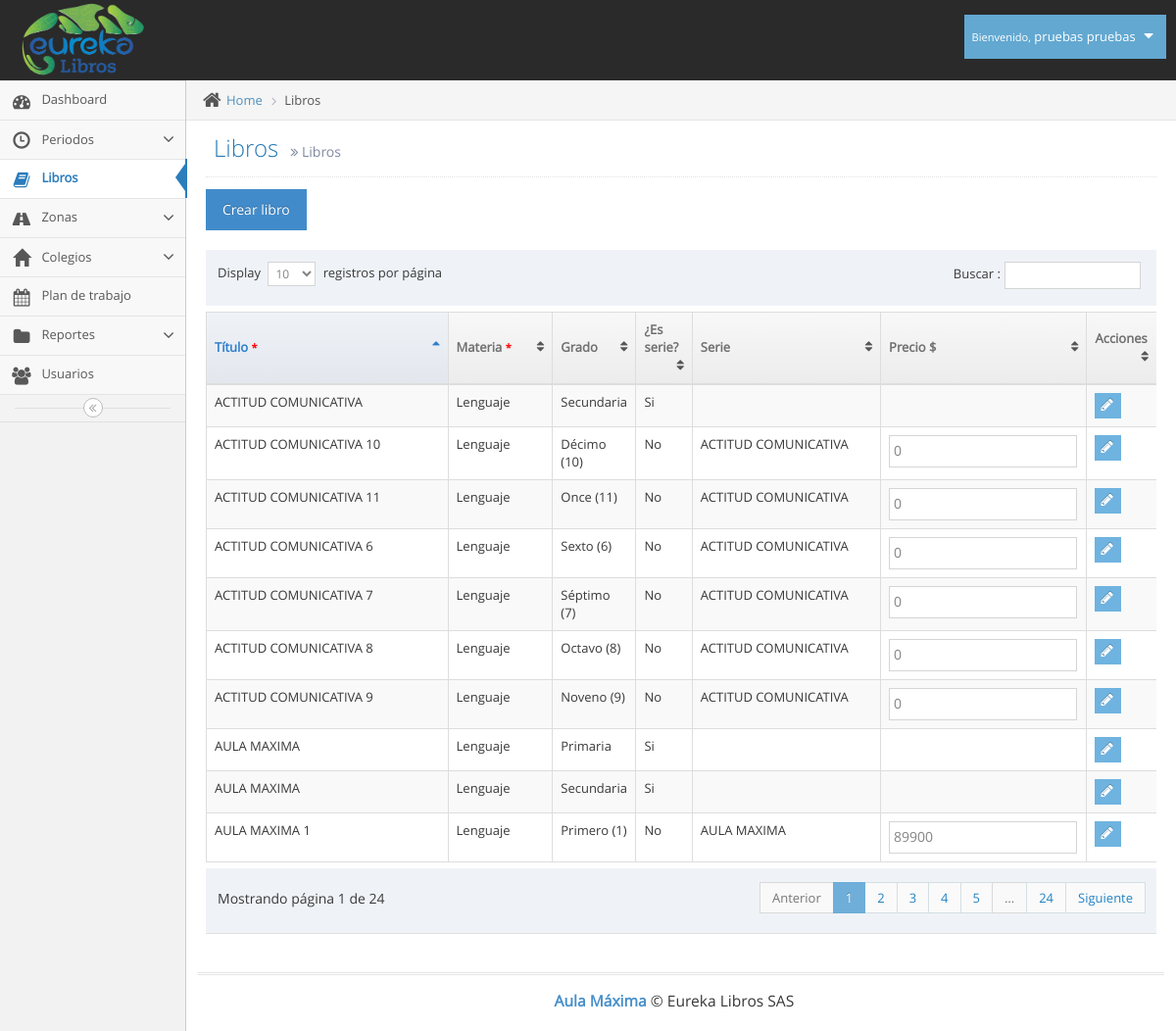
The app's page /libros.php (signed in) with its own data.
### tables this page shows
CREATE TABLE `usuarios` (
  `id` int(11) NOT NULL,
  `tipo` int(11) NOT NULL,
  `id_pais` int(11) NOT NULL,
  `cedula` varchar(12) NOT NULL,
  `nombres` varchar(100) NOT NULL,
  `apellidos` varchar(100) NOT NULL,
  `telefono` varchar(12) NOT NULL,
  `direccion` varchar(100) NOT NULL,
  `correo` varchar(100) NOT NULL,
  `clave` varchar(100) NOT NULL,
  `cod_zona` varchar(10) NOT NULL
);

CREATE TABLE `libros` (
  `id` int(11) NOT NULL,
  `id_materia` int(11) NOT NULL,
  `id_grado` int(11) NOT NULL,
  `libro` varchar(200) NOT NULL,
  `precio` decimal(10,0) NOT NULL,
  `pri_sec` int(11) NOT NULL
);

CREATE TABLE `materias` (
  `id` int(11) NOT NULL,
  `materia` varchar(100) NOT NULL
);

CREATE TABLE `grados` (
  `id` int(11) NOT NULL,
  `grado` varchar(20) NOT NULL
);

### libros.php (the view, shortened to what this page needs)
<!DOCTYPE html>
<html lang="es">
	<head>
		<link rel="stylesheet" href="assets/css/bootstrap.min.css" />
		<link rel="stylesheet" href="assets/font-awesome/4.5.0/css/font-awesome.min.css" />
		<link rel="stylesheet" href="assets/css/jquery-ui.min.css" />
		<link rel="stylesheet" href="assets/css/bootstrap-datepicker3.min.css" />
		<link href="assets/js/dataTables/dataTables.bootstrap.css" rel="stylesheet" />
		<link rel="stylesheet" href="assets/css/ace.min.css" class="ace-main-stylesheet" id="main-ace-style" />
		<link rel="stylesheet" href="assets/css/ace-skins.min.css" />
		<link rel="stylesheet" href="assets/css/ace-rtl.min.css" />
	</head>
	<body class="no-skin">
		<?php include("template/nav.php"); ?>
		<div class="main-container ace-save-state" id="main-container">
			<?php include("template/sidebar.php"); ?>
			<div class="main-content">
				<div class="main-content-inner">
					<div class="breadcrumbs ace-save-state" id="breadcrumbs">
						<ul class="breadcrumb">
							<li>
								<i class="ace-icon fa fa-home home-icon"></i>
								<a href="#">Home</a>
							</li>
							<li class="active">Libros</li>
						</ul>
					</div>
					<div class="page-content">
						<div class="page-header">
							<h1>
								Libros
								<small>
									<i class="ace-icon fa fa-angle-double-right"></i>
									Libros
								</small>
							</h1>
						</div>
						<div class="row">
							<div class="col-xs-12">
							<button class="btn btn-primary" data-toggle="modal" data-target="#ModalAdd">Crear libro</button><br><br>
							<?php
                                include("conexion/bdd.php");
                                $sql = "SELECT l.id,l.libro, l.id_grado, l.pri_sec, l.precio, l.pri_sec, m.materia, g.grado FROM libros l JOIN materias m ON l.id_materia=m.id JOIN grados g ON l.id_grado=g.id";
								$req = $bdd->prepare($sql);
								$req->execute();
								$libros = $req->fetchAll();
                            ?>
                            <div class="table-responsive">
                                <table class="table table-striped table-bordered table-hover" id="dataTables-example">
                                    <thead>
                                        <tr>
                                            <th>Título <small style="color: red;">*</small></th>
                                            <th>Materia <small style="color: red;">*</small></th>
                                            <th>Grado</th>
                                            <th>¿Es serie?</th>
                                             <th>Serie</th>
                                            <th>Precio $</th>
                                            <th>Acciones</th>
                                        </tr>
                                    </thead>
                                    <tbody>
                                        <?php
                                        	foreach($libros as $libro) {
                                            	   $sql_serie = "SELECT libro FROM libros WHERE id='".$libro["pri_sec"]."'";
													$req_serie = $bdd->prepare($sql_serie);
													$req_serie->execute();
													$serie = $req_serie->fetch();
                                                echo'<tr class="odd gradeX">';
                                                echo '<form action="php/modificar_libro.php" method="POST">';
                                                echo'<td class="">'.$libro["libro"].'</td>';
                                                echo'<td class="">'.$libro["materia"].'</td>';
                                                echo'<td class="">'.$libro["grado"].'</td>';
                                                if ($libro["id_grado"] == 15 || $libro["id_grado"] == 16) {
                                                	echo'<td class="">Si</td>';
                                                } else {
                                                	echo'<td class="">No</td>';
                                                }
                                                echo'<td class="">'.$serie["libro"].'</td>';
                                                 if ($libro["id_grado"] == 15 || $libro["id_grado"] == 16) {
                                                 	echo'<td class=""></td>';
                                                 }else {
                                                 	echo'<td class=""><input type="number" name="precio" value="'.$libro["precio"].'" size="5" required></td>';
                                                 }
                                                echo '<td>
														<div class="hidden-sm hidden-xs btn-group">
															<button class="btn btn-xs btn-info">
																<i class="ace-icon fa fa-pencil bigger-120"></i>
															</button>
														</div>
														<div class="hidden-md hidden-lg">
															<div class="inline pos-rel">
																<a class="btn btn-minier btn-primary dropdown-toggle" data-toggle="dropdown" data-position="auto">
																	<i class="ace-icon fa fa-cog icon-only bigger-110"></i>
																</a>
																<ul class="dropdown-menu dropdown-only-icon dropdown-yellow dropdown-menu-right dropdown-caret dropdown-close">
																	<li>
																		<button class="tooltip-success" data-rel="tooltip" title="Edit">
																			<span class="green">
																				<i class="ace-icon fa fa-pencil-square-o bigger-120"></i>
																			</span>
																		</button>
																		<input type="hidden" name="id_usuario" value="">
																	</li></form>
																</ul>
															</div>
														</div>
													</td>
													</form>';
                                            }
                                         ?>
                                        </tr>
			<div class="footer">
				<div class="footer-inner">
					<div class="footer-content">
						<span class="bigger-120">
							<span class="blue bolder">Aula Máxima</span>
							 &copy; Eureka Libros SAS
						</span>
					</div>
				</div>
			</div>
	</body>
</html>

### template/nav.php (shortened to what this page needs)
<div id="navbar" class="navbar navbar-default          ace-save-state">
			<div class="navbar-container ace-save-state" id="navbar-container">
				<div class="navbar-header pull-left">
					<a href="index.php" class="navbar-brand">
						<small>
							<img src="assets/images/logo_eureka.png" alt="" class="" height="80px" width="125px">
						</small>
					</a>
				</div>
				<div class="navbar-buttons navbar-header pull-right" role="navigation">
					<ul class="nav ace-nav">
						<li class="light-blue dropdown-modal">
							<a data-toggle="dropdown" href="#" class="dropdown-toggle">
								<?php
									require_once('conexion/bdd.php');
									$sql = "SELECT nombres,apellidos FROM usuarios WHERE id='".$_SESSION['id']."'";
									$req = $bdd->prepare($sql);
									$req->execute();
									$usuario = $req->fetch();
									$nombre_completo=$usuario["nombres"]." ".$usuario["apellidos"];
								?>
									<small>Bienvenido,</small>
									<?php echo $nombre_completo; ?>
								<i class="ace-icon fa fa-caret-down"></i>
							</a>
						</li>
					</ul>
				</div>
			</div>
		</div>

### records on screen
usuarios: nombre_completo "pruebas pruebas"
libros: libro "AULA MAXIMA 1", id_materia.materia "Lenguaje", id_grado.grado "Primero (1)", shows "No", libros.libro "AULA MAXIMA", precio "89900"
libros: libro "AULA MAXIMA", id_materia.materia "Lenguaje", id_grado.grado "Primaria", shows "Si"
libros: libro "AULA MAXIMA", id_materia.materia "Lenguaje", id_grado.grado "Secundaria", shows "Si"
libros: libro "ACTITUD COMUNICATIVA 6", id_materia.materia "Lenguaje", id_grado.grado "Sexto (6)", shows "No", libros.libro "ACTITUD COMUNICATIVA", precio "0"
libros: libro "ACTITUD COMUNICATIVA 7", id_materia.materia "Lenguaje", id_grado.grado "Séptimo (7)", shows "No", libros.libro "ACTITUD COMUNICATIVA", precio "0"
libros: libro "ACTITUD COMUNICATIVA 8", id_materia.materia "Lenguaje", id_grado.grado "Octavo (8)", shows "No", libros.libro "ACTITUD COMUNICATIVA", precio "0"
libros: libro "ACTITUD COMUNICATIVA 9", id_materia.materia "Lenguaje", id_grado.grado "Noveno (9)", libros.libro "ACTITUD COMUNICATIVA", precio "0"
libros: libro "ACTITUD COMUNICATIVA 10", id_materia.materia "Lenguaje", id_grado.grado "Décimo (10)", shows "No", libros.libro "ACTITUD COMUNICATIVA", precio "0"
libros: libro "ACTITUD COMUNICATIVA 11", id_materia.materia "Lenguaje", id_grado.grado "Once (11)", shows "No", libros.libro "ACTITUD COMUNICATIVA", precio "0"
libros: libro "ACTITUD COMUNICATIVA", id_materia.materia "Lenguaje", id_grado.grado "Secundaria", shows "Si"
